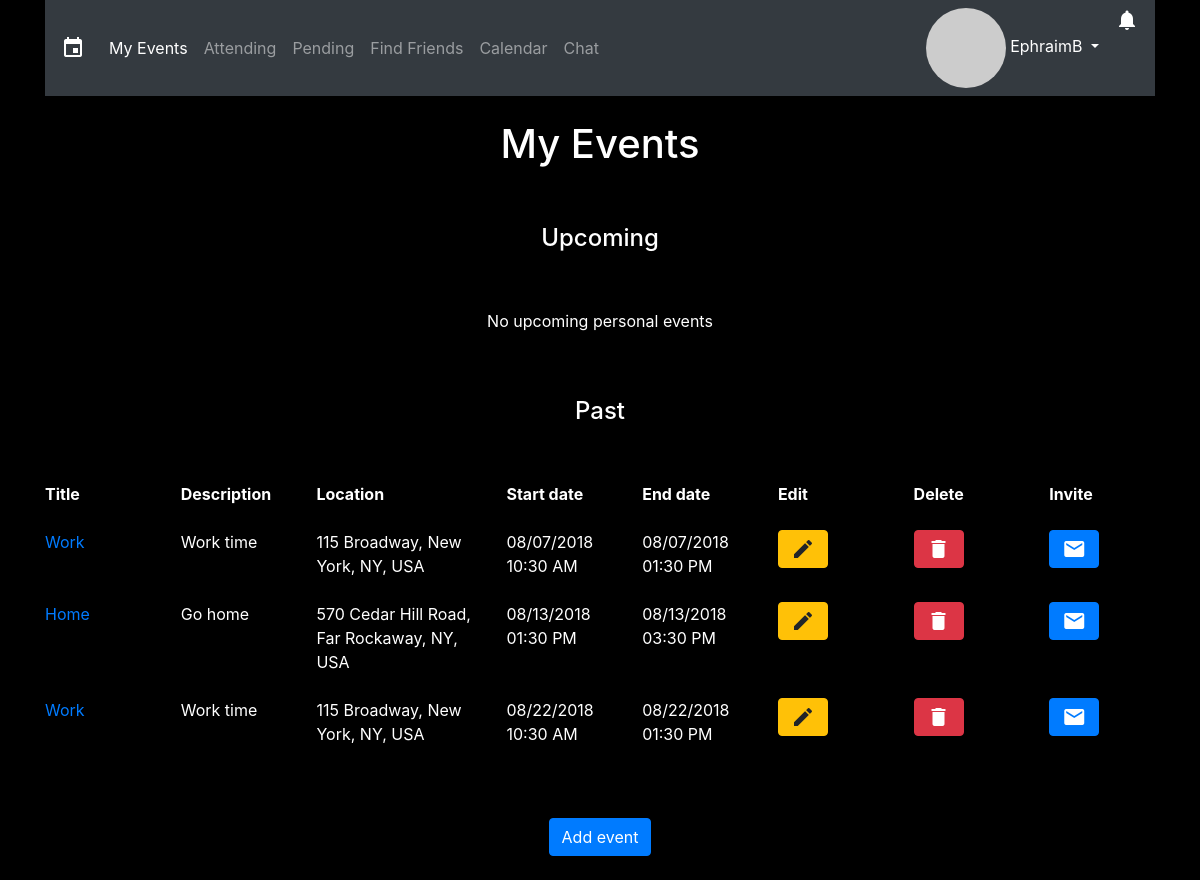
/index.php (signed in), run on an earlier commit of the app's database.
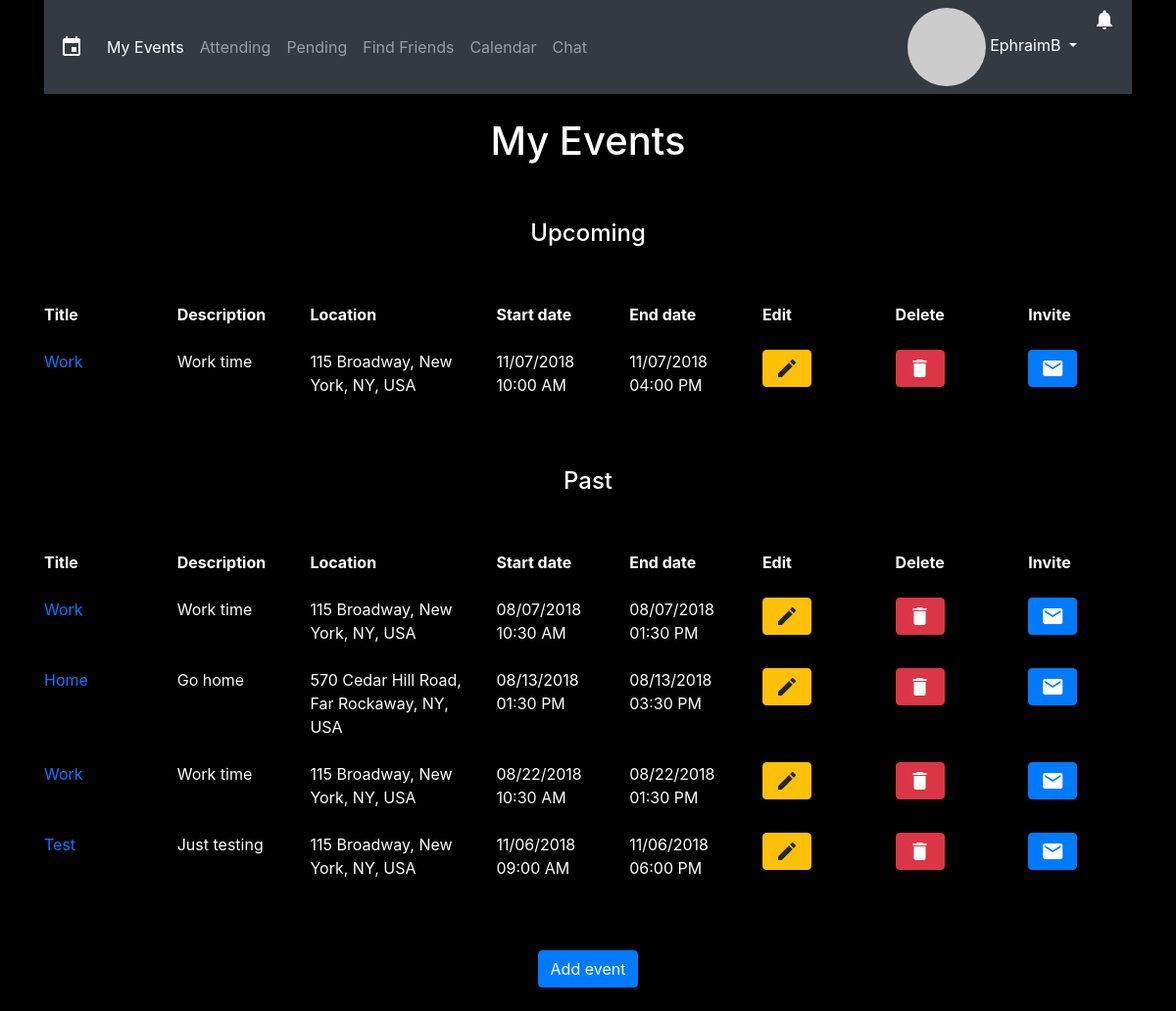
And on a later commit of the database.
### tables this page shows
CREATE TABLE `userevents` (
  `id` int(11) NOT NULL,
  `event_id` int(11) NOT NULL,
  `user_id` int(11) NOT NULL
);

CREATE TABLE `events` (
  `event_id` int(11) NOT NULL,
  `title` varchar(50) NOT NULL,
  `description` varchar(255) NOT NULL,
  `location` varchar(255) NOT NULL,
  `startDate` datetime NOT NULL,
  `endDate` datetime NOT NULL
);

### index.php (the view, shortened to what this page needs)
<?php
global $link;
$session_username = $_SESSION['username'];
$emailQuery = "SELECT email FROM users WHERE username='$session_username'";
$emailResult = mysqli_query($link, $emailQuery);
$email = mysqli_fetch_array($emailResult)[0];
$email_hash = md5(strtolower(trim($email)));
$session_user_id = $_SESSION['user_id'];
$upcomingQuery = "SELECT * FROM events LEFT OUTER JOIN userevents ON events.event_id=userevents.event_id LEFT OUTER JOIN users ON userevents.user_id=users.user_id WHERE userevents.user_id='$session_user_id' AND events.endDate >= NOW()";
$upcomingResult = mysqli_query($link, $upcomingQuery);
$passedQuery = "SELECT * FROM events LEFT OUTER JOIN userevents ON events.event_id=userevents.event_id LEFT OUTER JOIN users ON userevents.user_id=users.user_id WHERE userevents.user_id='$session_user_id' AND events.startDate <= NOW()";
$passedResult = mysqli_query($link, $passedQuery);
$notificationsCount_query = "SELECT COUNT(*) FROM notifications WHERE user_id='$session_user_id' AND cleared=0";
$notificationsCount_result = mysqli_query($link, $notificationsCount_query);
$notifications = mysqli_fetch_array($notificationsCount_result)[0];
$darkTheme_query = "SELECT darkTheme FROM users WHERE user_id='$session_user_id'";
$darkTheme_result = mysqli_query($link, $darkTheme_query);
$darkTheme = mysqli_fetch_array($darkTheme_result)[0];
?>
<!DOCTYPE html>
<html>
  <head>
    <link rel="stylesheet" href="https://stackpath.bootstrapcdn.com/bootstrap/4.1.1/css/bootstrap.min.css">
    <link rel="stylesheet" href="css/style.css">
  </head>
	<?php
	if($darkTheme == 0){
	?>
  <body>
	<?php
	}
	else if($darkTheme == 1){
	?>
	<body style="background-color: black; color: white">
	<?php
	}
	?>
    <div class="container">
			<?php
			if($darkTheme == 0){
			?>
      	<nav class="navbar navbar-expand-lg navbar-light bg-light">
			<?php
			}
			else if($darkTheme == 1){
			?>
				<nav class="navbar navbar-expand-lg navbar-dark bg-dark">
			<?php
			}
			?>
        <span class="navbar-brand mb-0 h1 material-icons" style="font-size: 1.5rem;">event</span>
        <div class="collapse navbar-collapse" id="navbarSupportedContent">
          <ul class="navbar-nav mr-auto">
            <li class="nav-item active">
              <a class="nav-link" href="index.php">My Events <span class="sr-only">(current)</span></a>
            </li>
						<li class="nav-item">
							<a class="nav-link" href="attending.php">Attending</a>
						</li>
						<li class="nav-item">
							<a class="nav-link" href="pending.php">Pending</a>
						</li>
						<li class="nav-item">
							<a class="nav-link" href="findFriends.php">Find Friends</a>
						</li>
						<li class="nav-item">
							<a class="nav-link" href="calendar.php?month=<?php echo date('m', strtotime("now")); ?>&day=<?php echo date('d', strtotime("now")); ?>&year=<?php echo date('Y', strtotime("now")); ?>">Calendar</a>
						</li>
						<li class="nav-item">
							<a class="nav-link" href="chat.php">Chat</a>
						</li>
          </ul>
          <ul class="navbar-nav mr-right">
            <div class="dropdown">
							<?php
							if($darkTheme == 0){
							?>
              	<a class="nav-item dropdown dropdown-toggle text-dark" href="#" role="button" id="dropdownMenuLink" data-toggle="dropdown" aria-haspopup="true" aria-expanded="false">
							<?php
							}
							else if($darkTheme == 1){
							?>
								<a class="nav-item dropdown dropdown-toggle text-white" href="#" role="button" id="dropdownMenuLink" data-toggle="dropdown" aria-haspopup="true" aria-expanded="false">
							<?php
							}
							if(!isset($_SESSION['facebookPicture'])){
							?>
								<img class="align-middle circle-img" src="https://www.gravatar.com/avatar/<?php echo $email_hash ?>?d=mp&s=30">&nbsp;<?php echo $_SESSION['username']; ?>
								<?php
								}
								?>
							</a>
            </div>
						<div class="dropdown">
							<?php
							if($notifications == 0){
								if($darkTheme == 0){
							?>
									<a class="nav-item dropdown text-dark material-icons" style="font-size: 1.5rem;" href="#" role="button" id="notificationsMenuLink" data-toggle="dropdown" aria-haspopup="true" aria-expanded="false">notifications_none</a>
								<?php
								}
								else if($darkTheme == 1){
								?>
									<a class="nav-item dropdown text-white material-icons" style="font-size: 1.5rem;" href="#" role="button" id="notificationsMenuLink" data-toggle="dropdown" aria-haspopup="true" aria-expanded="false">notifications_none</a>
								<?php
								}
								?>
							<div class="dropdown-menu dropdown-menu-right p-3" style="width: 300px" aria-labelledby="notificationsMenuLink">
								<p>No notifications.</p>
							</div>
							<?php
							}
							else{
								if($darkTheme == 0){
							?>
									<a class="nav-item dropdown text-dark material-icons" style="font-size: 1.5rem;" href="#" role="button" id="notificationsMenuLink" data-toggle="dropdown" aria-haspopup="true" aria-expanded="false">notifications</a>
							<?php
							}
							else if($darkTheme == 1){
							?>
								<a class="nav-item dropdown text-white material-icons" style="font-size: 1.5rem;" href="#" role="button" id="notificationsMenuLink" data-toggle="dropdown" aria-haspopup="true" aria-expanded="false">notifications</a>
							<?php
							}
							?>
							<?php
							}
							?>
						</div>
          </ul>
        </div>
      </nav>
      <br>
      <header>
        <h1 class="text-center">My Events</h1>
      </header>
      <main>
				<br>
				<br>
				<h4 class="text-center">Upcoming</h4>
				<?php
        if(mysqli_num_rows($upcomingResult) > 0){
        ?>
        <br>
				<br>
        <div class="row justify-content-around font-weight-bold mb-4">
          <div class="col-4 col-md">Title</div>
          <div class="col-4 col-md">Description</div>
          <div class="col-md col-lg-2 d-none d-md-block">Location</div>
          <div class="col-md d-none d-md-block">Start date</div>
          <div class="col-md d-none d-md-block">End date</div>
          <div class="col-lg d-none d-lg-block">Edit</div>
          <div class="col-lg d-none d-lg-block">Delete</div>
          <div class="col-lg d-none d-lg-block">Invite</div>
        </div>
        <?php
        while($row = mysqli_fetch_array($upcomingResult)){
          $upcomingEvent_id = $row['event_id'];
          $upcomingUserEvents_id = $row['id'];
          $upcomingTitle = $row['title'];
          $upcomingDescription = $row['description'];
          $upcomingLocation = $row['location'];
          $upcomingStartDate = $row['startDate'];
          $upcomingStartDateFormatted = date("m/d/Y", strtotime($upcomingStartDate));
          $upcomingStartTimeFormatted = date("h:i A", strtotime($upcomingStartDate));
          $upcomingEndDate = $row['endDate'];
          $upcomingEndDateFormatted = date("m/d/Y", strtotime($upcomingEndDate));
          $upcomingEndTimeFormatted = date("h:i A", strtotime($upcomingEndDate));
          ?>
        <div class="row justify-content-around mb-4">
          <div class="col-4 col-md"><a href="moreInfo.php?event_id=<?php echo $upcomingEvent_id ?>&userEvents_id=<?php echo $upcomingUserEvents_id ?>&invitedEvent=false"><?php echo $upcomingTitle ?></a></div>
          <div class="col-4 col-md"><?php echo $upcomingDescription ?></div>
          <div class="col-md col-lg-2 d-none d-md-block"><?php echo $upcomingLocation ?></div>
          <div class="col-md d-none d-md-block"><?php echo $upcomingStartDateFormatted."<br>".$upcomingStartTimeFormatted ?></div>
          <div class="col-md d-none d-md-block"><?php echo $upcomingEndDateFormatted."<br>".$upcomingEndTimeFormatted ?></div>
          <div class="col-lg d-none d-lg-block"><a href="updateEvent.php?event_id=<?php echo $upcomingEvent_id ?>" class="btn btn-warning material-icons">edit</a></div>
          <div class="col-lg d-none d-lg-block"><a href="deleteEvent.php?event_id=<?php echo $upcomingEvent_id ?>&userEvents_id=<?php echo $upcomingUserEvents_id ?>" class="btn btn-danger material-icons">delete</a></div>
          <div class="col-lg d-none d-lg-block"><a href="invite.php?event_id=<?php echo $upcomingEvent_id ?>" class="btn btn-primary material-icons">mail</a></div>
        </div>
        <?php
          }
          }
          else{
            echo "
            <br>
            <br>
            <p class='text-lead text-center'>No upcoming personal events</p>";
          }
				echo '
				<br>
				<br>
				<h4 class="text-center">Past</h4>
				';
        if(mysqli_num_rows($passedResult) > 0){
        ?>
        <br>
				<br>
        <div class="row justify-content-around font-weight-bold mb-4">
          <div class="col-4 col-md">Title</div>
          <div class="col-4 col-md">Description</div>
          <div class="col-md col-lg-2 d-none d-md-block">Location</div>
          <div class="col-lg d-none d-lg-block">Start date</div>
          <div class="col-lg d-none d-lg-block">End date</div>
          <div class="col-lg d-none d-lg-block">Edit</div>
          <div class="col-lg d-none d-lg-block">Delete</div>
          <div class="col-lg d-none d-lg-block">Invite</div>
        </div>
        <?php
        while($row = mysqli_fetch_array($passedResult)){
          $passedEvent_id = $row['event_id'];
          $passedUserEvents_id = $row['id'];
          $passedTitle = $row['title'];
          $passedDescription = $row['description'];
          $passedLocation = $row['location'];
          $passedStartDate = $row['startDate'];
          $passedStartDateFormatted = date("m/d/Y", strtotime($passedStartDate));
          $passedStartTimeFormatted = date("h:i A", strtotime($passedStartDate));
          $passedEndDate = $row['endDate'];
          $passedEndDateFormatted = date("m/d/Y", strtotime($passedEndDate));
          $passedEndTimeFormatted = date("h:i A", strtotime($passedEndDate));
          ?>
        <div class="row justify-content-around mb-4">
          <div class="col-4 col-md"><a href="moreInfo.php?event_id=<?php echo $passedEvent_id ?>&userEvents_id=<?php echo $passedUserEvents_id ?>&invitedEvent=false"><?php echo $passedTitle ?></a></div>
          <div class="col-4 col-md"><?php echo $passedDescription ?></div>
          <div class="col-md col-lg-2 d-none d-md-block"><?php echo $passedLocation ?></div>
          <div class="col-lg d-none d-lg-block"><?php echo $passedStartDateFormatted."<br>".$passedStartTimeFormatted ?></div>
          <div class="col-lg d-none d-lg-block"><?php echo $passedEndDateFormatted."<br>".$passedEndTimeFormatted ?></div>
          <div class="col-lg d-none d-lg-block"><a href="updateEvent.php?event_id=<?php echo $passedEvent_id ?>" class="btn btn-warning material-icons">edit</a></div>
          <div class="col-lg d-none d-lg-block"><a href="deleteEvent.php?event_id=<?php echo $passedEvent_id ?>&userEvents_id=<?php echo $passedUserEvents_id ?>" class="btn btn-danger material-icons">delete</a></div>
          <div class="col-lg d-none d-lg-block"><a href="invite.php?event_id=<?php echo $passedEvent_id ?>" class="btn btn-primary material-icons">mail</a></div>
        </div>
        <?php
          }
          }
          else{
            echo "
            <br>
            <br>
            <p class='text-lead text-center'>No past personal events</p>";
          }
        ?>
        <br>
        <br>
        <div class="text-center text-white">
          <a class="btn btn-primary" href="addEvent.php">Add event</a>
        </div>
				<br>
      </main>
    </div>
  </body>
</html>

### css/style.css (style rules this page uses)
.circle-img { border-radius: 50%; }
@media (min-width: 768px) { html { font-size: 1.5rem; } }
@media (min-width: 1024px) { html { font-size: 1rem; } }

What changed in the data, as far as the page shows it:
added userevents: event.title "Work", event.description "Work time", event.location "115 Broadway, New York, NY, USA", event.startDate "11/07/2018", event.startDate "10:00 AM", event.endDate "11/07/2018", event.endDate "04:00 PM", shown under "Upcoming"
added userevents: event.title "Test", event.description "Just testing", event.location "115 Broadway, New York, NY, USA", event.startDate "11/06/2018", event.startDate "09:00 AM", event.endDate "11/06/2018", event.endDate "06:00 PM", shown under "Past"
Also different on the page:
text no longer shown: "No upcoming personal events"
text now shown: "Title Description Location Start date End date Edit Delete Invite"
